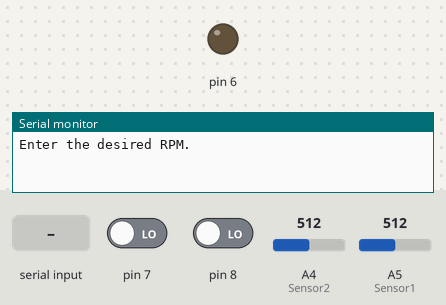
A sketch run on a simulated Arduino Uno, built with avr-gcc and run on an emulated ATmega328P. Shown: output pins drawn as LEDs (lit = HIGH), the last lines printed to the serial monitor. The inputs (shaded band) are chosen by the test bench; at power-on: A4 (Sensor2) = 512, pin 7 LOW, A5 (Sensor1) = 512, pin 8 LOW.

Above: at 0.9 s.
1.0 s: "90,45\n" received over Serial
At 2.3 s:
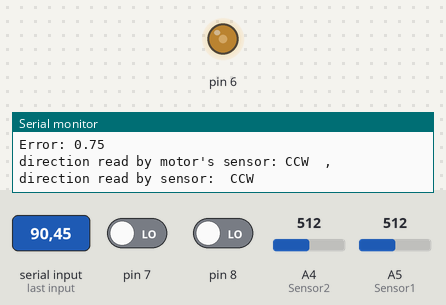
At 3.3 s:
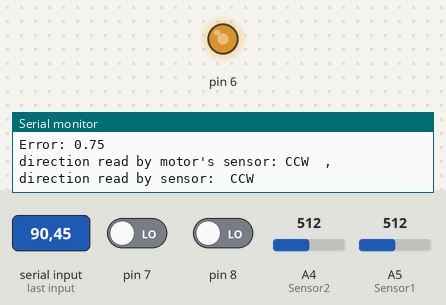
4.0 s: A4 (Sensor2) set to 140
At 4.4 s:
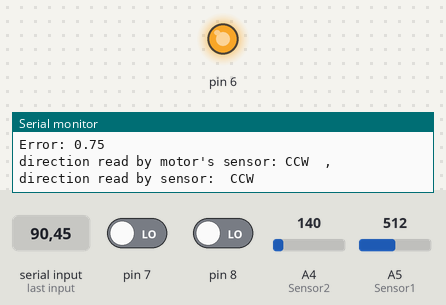
7.0 s: pin 7 driven HIGH
10.0 s: A5 (Sensor1) set to 140
13.0 s: pin 8 driven HIGH
16.0 s: pin 7 driven LOW
Timing chart, 0 to 19.0 s (numbered marks = the images above; inputs shaded):
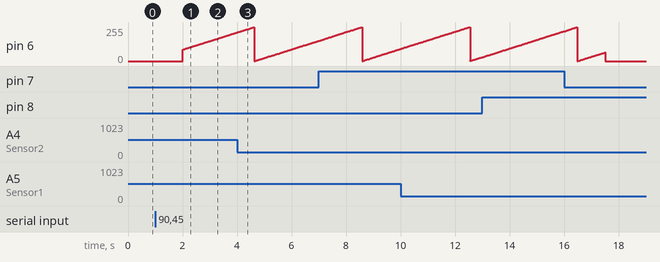

The sketch:

BaseCodeOne-Quadrature.ino
```cpp
/* Base code variable declarations */

int b = 0;  //reading the time for main loop to be run for 15s
int c = 0;  //memory for the time in mainloop

float s = 0;  //built-in encoder counts
float s_2;    //built-in encoder counts for RPM calculation for PI controler

float rpmm;  //rpm obtained each 5s from built-in encoder

int s1 = 0;          //built-in encoder chanel one outpot
int s2 = 0;          //built-in encoder chanel two outpot
int r = 0;           //repetition indicator for reading counts of bult-in encoder
int s2m = 0;         //memory of built-in encoder chanel two outpot
int directionm = 0;  //indicator for direction read by built-in encoder
int dirm;            //indicator for direction read by built-in encode
int RPM;             //Commanded RPM

int exitt = 0;  //mainloop exit condition

float ctrl;      //PI controller outpot
float kp = .4;   //proportional gain of PI controller
float ki = .01;  //integral gain of PI controller
float eri;       //integral of error of PI controller

int repc = 1;    //repetition condition of PI controller
int t0;          //memory of time for the Purpose of displaying the results
int repeat = 0;  //repeat indicator to only let the memory of time for the Purpose of displaying the results be updated once

/* End of base code variable declarations */
/* -------------------------------------------------------------------- */
/* Custom variable declarations */

#define THRESHOLD 150     // Minimum value read at an analog to confirm LED detected by sensor

int Sensor1 = A5;       // Bottom (only quad)
int Sensor2 = A4;       // Top (used in both quad and absolute)
int analogSensor1, analogSensor2;   // Values read at the analog pins connected to each sensor
bool currSensor1, currSensor2;      // TRUE if the sensor sees the LED, FALSE if not
bool prevSensor1 = false;     // Record the last value read by the sensor for edge counting
bool prevSensor2 = false;
double edgeCount = 0;         // Keep track of how many edges have been detected within a time window
double avgSpeed;              // Average speed of the motor (rpm)
int cwCount = 0;          // Count the number of clockwise and counterclockwise edge detections
int ccwCount = 0;
String dirn;          // Direction of motor spin (CW or CCW)

/* End of custom variable declarations */

void setup() {
  /* Custom setup */

  // Defining both of the sensor pins as inputs
  pinMode(Sensor2, INPUT);
  pinMode(Sensor1, INPUT);

  /* End of custom setup */
  /* -------------------------------------------------------------------- */
  /* Base code setup */

  Serial.begin(250000);  //Baud rate of communication

  Serial.println("Enter the desired RPM.");

  while (Serial.available() == 0) {
    //Wait for user input
  }

  RPM = Serial.readString().toFloat();  //Reading the Input string from Serial port.
  if (RPM < 0) {
    analogWrite(3, 255);  //changing the direction of motor's rotation
  }
  RPM = abs(RPM);

  /* End of base code setup */
}


void loop() {
  b = millis();  //reading time
  c = b;         //storing the current time

  while ((b >= c) && (b <= (c + 15500)) && exitt == 0)  //let the main loop to be run for 15s
  {
    /* Custom sensing */

    // Read the raw analog values at each sensors analog pin
    analogSensor1 = analogRead(Sensor1);
    analogSensor2 = analogRead(Sensor2);

    // currSensor is true if it is seeing light from the LED, false if it is not
    currSensor1 = (analogSensor1 > THRESHOLD) ? true : false;
    currSensor2 = (analogSensor2 > THRESHOLD) ? true : false;

    // If the sensor has seen an edge, increment the edgeCount by 1
    (currSensor1 != prevSensor1) ? edgeCount++ : edgeCount += 0;
    (currSensor2 != prevSensor2) ? edgeCount++ : edgeCount += 0;

    // Direction calculations
    // Each time an edge is detected we check which way the wheel is spinning
    if (currSensor1 && !prevSensor1) {                // Sensor 1 rising edge
      (currSensor2) ? cwCount++ : ccwCount++;         // Sensor 2 true -> clockwise, otherwise counterclockwise
    } else if (!currSensor1 && prevSensor1) {         // Sensor 1 falling edge
      (currSensor2) ? ccwCount++ : cwCount++;         // Sensor 2 true -> ccw, otherwise cw
    }
    if (currSensor2 && !prevSensor2) {                // Sensor 2 rising edge
      (currSensor1) ? ccwCount++ : cwCount++;         // Sensor 1 true -> ccw, otherwise cw
    } else if (!currSensor2 && prevSensor2) {         // Sensor 2 falling edge
      (currSensor1) ? cwCount++ : ccwCount++;         // Sensor 1 true -> cw, otherwise ccw
    }

    // Update the values of previous sensor so they can be compared with on the next loop iteration
    prevSensor1 = currSensor1;
    prevSensor2 = currSensor2;

    /* End of custom sensing */

    if (b % 13 == 0 && repc == 1)  //PI controller
    {
      eri = ki * (RPM - rpmm) + eri;
      ctrl = 50 + kp * (RPM - rpmm) + eri;
      analogWrite(6, ctrl);
      repc = 0;
    }
    if (b % 13 == 1) {
      repc = 1;
    }

    s1 = digitalRead(7);  //reading Chanel 1 of builtin encoder
    s2 = digitalRead(8);  //reading Chanel 2 of builtin encoder
    if (s1 != s2 && r == 0) {
      s = s + 1;      //counters for rpm that displyed every 5s
      s_2 = s_2 + 1;  //counters for rpm that used in PI contoller
      r = 1;          // this indicator wont let this condition, (s1 != s2), to be counted until the next condition, (s1 == s2), happens
    }

    if (s1 == s2 && r == 1) {
      s = s + 1;      //counters for rpm that displayed every 5s
      s_2 = s_2 + 1;  //counters for rpm that used in PI contoller
      r = 0;          // this indicator wont let this condition, (sm1 == sm2), to be counted until the next condition, (sm1 != sm2), happens
    }

    b = millis();  //updating time
    if (b % 100 <= 1 && repeat == 0) {
      t0 = b;  //storing the current time once
      repeat = 1;
    }

    if (b % 100 == 0) {
      // Serial.print("time in ms: ");
      // Serial.print(b - t0);

      // Serial.print("  spontaneous speed from builtin encoder:  ");
      rpmm = (s_2 / (2 * 114)) * 600;  //formulation for rpm in each 100ms for PI controller
      // Serial.println(rpmm);
      s_2 = 0;  //reseting the counters of PI controller rpm meter

      if ((b - t0) % 5000 == 0) {
        Serial.println();
        Serial.print("RPM from builtin encoder: ");
        Serial.println((s / (228)) * 12);  //formula for rpm in each 5s

        avgSpeed = ((edgeCount / 32) / 5) * 60;    // 32 edges per revolutions, measured over 5s, converted to rpm
        Serial.print("RPM from optical quadrature encoder: ");
        Serial.println(avgSpeed);
        edgeCount = 0;      // Resetting the edge count after each 5s interval

        Serial.print("Error: ");
        Serial.println(avgSpeed - (s / (228)) * 12);

        Serial.print("direction read by motor's sensor: ");
        if (dirm == 0) {
          Serial.print("CW");
        } else {
          Serial.print("CCW");
        }
        Serial.print("  ,   ");

        // Checking motor direction by checking if we had more cw or ccw edge detections
        dirn = (cwCount > ccwCount) ? "CW" : "CCW";
        Serial.print("direction read by sensor:  ");
        Serial.println(dirn);
        Serial.println();

        s = 0;
        directionm = 0;
      }
      delay(1);
    }

    if ((s1 == HIGH) && (s2 == HIGH) && (s2m == LOW))  //reading the direction of motor by cheaking which chanel follows which
    {
      directionm = directionm + 1;
    }

    if ((s1 == LOW) && (s2 == LOW) && (s2m == HIGH)) {
      directionm = directionm + 1;
    }

    s2m = s2;  //memory of the previous builtin encoder chanel 2

    if (directionm > 100) {
      dirm = 0;
    }
    if (directionm < 20) {
      dirm = 1;
    }

    b = millis();  //updating time
  }
  analogWrite(6, 0);  //turning off the motor

  exitt = 1;          //changing the exit condition to prevent the motor to run after 15s
}
```

Measured:
- after the input at 1.0 s, pin 6: moves from 0/255 to 214/255 over 2.0 s, starting after 1.0 s
